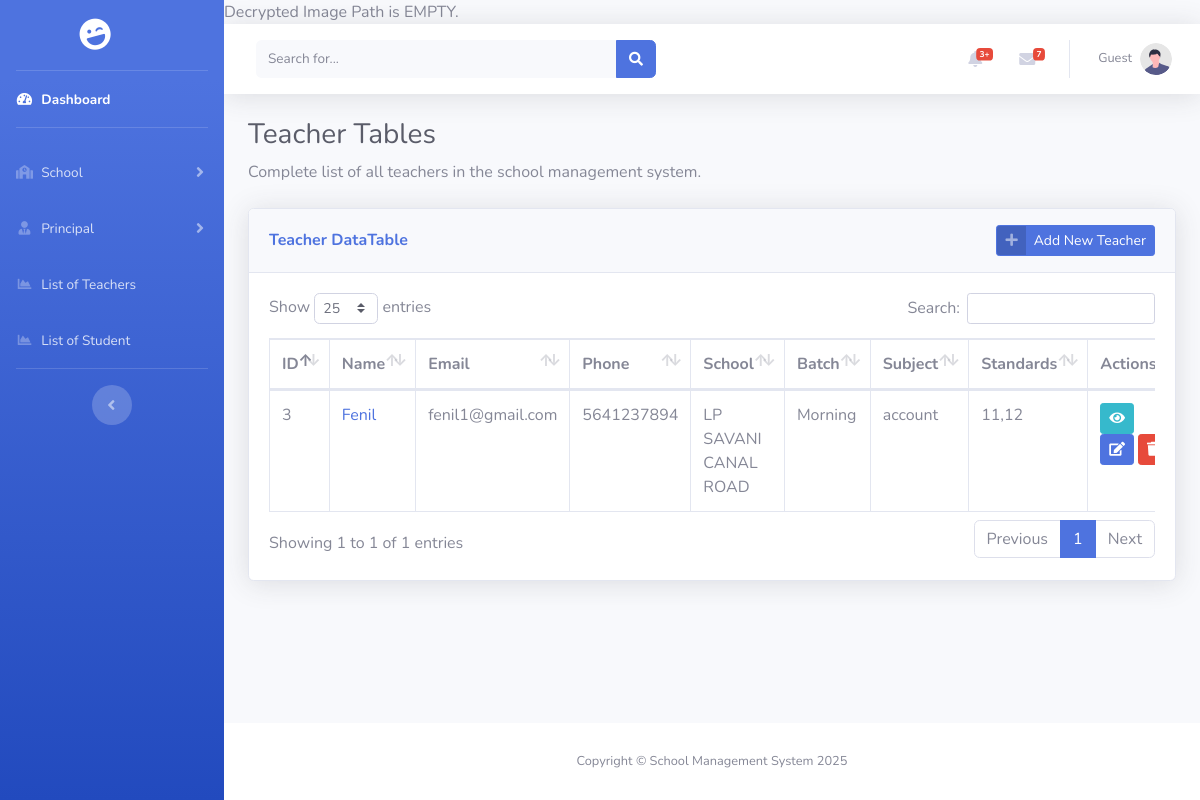
The app's page /pages/teacher/teacher_list.php (signed in) with its own data.
### tables this page shows
CREATE TABLE `teacher` (
  `id` int(11) NOT NULL,
  `teacher_image` varchar(255) DEFAULT NULL,
  `teacher_name` varchar(50) NOT NULL,
  `phone` varchar(10) NOT NULL,
  `school_id` int(11) NOT NULL,
  `dob` date NOT NULL,
  `gender` enum('Male','Female','Others') NOT NULL,
  `blood_group` enum('A+','A-','B+','B-','AB+','AB-','O+','O-') NOT NULL,
  `address` text DEFAULT NULL,
  `email` varchar(50) NOT NULL,
  `password` varchar(255) NOT NULL,
  `qualification` varchar(100) DEFAULT NULL,
  `subject` varchar(100) DEFAULT NULL,
  `language_known` varchar(100) DEFAULT NULL,
  `salary` decimal(10,2) DEFAULT NULL,
  `std` set('Nursery','Junior','Senior','1','2','3','4','5','6','7','8','9','10','11','12') DEFAULT NULL,
  `experience` varchar(10) DEFAULT NULL,
  `batch` enum('Morning','Evening') DEFAULT NULL,
  `class_teacher` tinyint(1) DEFAULT 0,
  `class_teacher_std` varchar(50) DEFAULT NULL
);

CREATE TABLE `school` (
  `id` int(11) NOT NULL,
  `school_logo` varchar(255) DEFAULT NULL,
  `school_name` varchar(100) DEFAULT NULL,
  `email` varchar(50) DEFAULT NULL,
  `phone` varchar(10) DEFAULT NULL,
  `school_opening` date DEFAULT NULL,
  `school_type` enum('Government','Private') DEFAULT NULL,
  `education_board` set('CBSE','State','IGCSE') DEFAULT NULL,
  `school_medium` set('English','Hindi','Regional Language') DEFAULT NULL,
  `school_category` set('Pre-Primary','Primary','Upper Primary','Secondary','Higher Secondary') DEFAULT NULL,
  `school_std` set('Pre-Primary','Primary (1-5)','Upper Primary (6-8)','Secondary (9-10)','Higher Secondary (11-12)') DEFAULT NULL,
  `address` text DEFAULT NULL
);

### pages/teacher/teacher_list.php (the view, shortened to what this page needs)
<?php
include_once "../../includes/connect.php";
$query = "SELECT t.id, t.teacher_name, t.email, t.phone, t.subject, t.std, t.batch,
                sc.school_name
        FROM teacher t
        LEFT JOIN school sc ON t.school_id = sc.id
        ORDER BY t.id ASC";
$result = mysqli_query($conn, $query);
?>
<!DOCTYPE html>
<html lang="en">
<head>
    <link href="../../assets/vendor/fontawesome-free/css/all.min.css" rel="stylesheet" type="text/css">
    <link href="../../assets/css/sb-admin-2.min.css" rel="stylesheet">
    <link href="../../assets/vendor/datatables/dataTables.bootstrap4.min.css" rel="stylesheet">
</head>
<body id="page-top">
    <div id="wrapper">
        <?php include_once '../../includes/sidebar/BMC_sidebar.php'; ?>
        <div id="content-wrapper" class="d-flex flex-column">
            <div id="content">
                <?php include_once '../../includes/header/BMC_header.php'; ?>
                <div class="container-fluid">
                    <h1 class="h3 mb-2 text-gray-800">Teacher Tables</h1>
                    <p class="mb-4">Complete list of all teachers in the school management system.</p>
                    <div class="card shadow mb-4">
                        <div class="card-header py-3 d-flex justify-content-between align-items-center">
                            <h6 class="m-0 font-weight-bold text-primary">Teacher DataTable</h6>
                            <a href="/BMC-SMS/includes/forms/teacher_enrollment.php" class="btn btn-primary btn-icon-split btn-sm">
                                <span class="icon text-white-50"><i class="fas fa-plus"></i></span><span class="text">Add New Teacher</span>
                            </a>
                        </div>
                        <div class="card-body">
                            <div class="table-responsive">
                                <table class="table table-bordered" id="dataTable" width="100%" cellspacing="0">
                                    <thead>
                                        <tr>
                                            <th>ID</th>
                                            <th>Name</th>
                                            <th>Email</th>
                                            <th>Phone</th>
                                            <th>School</th>
                                            <th>Batch</th>
                                            <th>Subject</th>
                                            <th>Standards</th>
                                            <th>Actions</th>
                                        </tr>
                                    </thead>
                                    <tbody>
                                        <?php
                                        if ($result && mysqli_num_rows($result) > 0) {
                                            while ($row = mysqli_fetch_assoc($result)) {
                                                echo "<tr>";
                                                echo "<td>" . htmlspecialchars($row['id']) . "</td>";
                                                echo "<td><a href='view.php?id=" . $row['id'] . "'>" . htmlspecialchars($row['teacher_name'] ?? 'N/A') . "</a></td>";
                                                echo "<td>" . htmlspecialchars($row['email'] ?? 'N/A') . "</td>";
                                                echo "<td>" . htmlspecialchars($row['phone'] ?? 'N/A') . "</td>";
                                                echo "<td>" . htmlspecialchars($row['school_name'] ?? 'N/A') . "</td>";
                                                echo "<td>" . htmlspecialchars($row['batch'] ?? 'N/A') . "</td>";
                                                echo "<td>" . htmlspecialchars($row['subject'] ?? 'N/A') . "</td>";
                                                echo "<td>" . htmlspecialchars($row['std'] ?? 'N/A') . "</td>";
                                                echo "<td>";
                                                echo "<a href='view.php?id=" . $row['id'] . "' class='btn btn-info btn-sm mr-1' title='View'><i class='fas fa-eye'></i></a>";
                                                echo "<a href='edit.php?id=" . $row['id'] . "' class='btn btn-primary btn-sm mr-1' title='Edit'><i class='fas fa-edit'></i></a>";
                                                echo "<button class='btn btn-danger btn-sm' onclick='confirmDelete(" . $row['id'] . ")' title='Delete'><i class='fas fa-trash'></i></button>";
                                                echo "</td>";
                                                echo "</tr>";
                                            }
                                        } else {
                                            echo "<tr><td colspan='9' class='text-center'>No teachers found</td></tr>";
                                        }
                                        ?>
                                    </tbody>
                                </table>
                            </div>
                        </div>
                    </div>
                </div>
            </div>
            <?php include_once '../../includes/footer/BMC_footer.php'; ?>
        </div>
    </div>
</body>
</html>

### records on screen
teacher: id "3", teacher_name "Fenil", email "fenil1@gmail.com", phone "5641237894", school.school_name "LP SAVANI CANAL ROAD", batch "Morning", subject "account", std "11,12"

### other values on screen
$userName "Guest"
